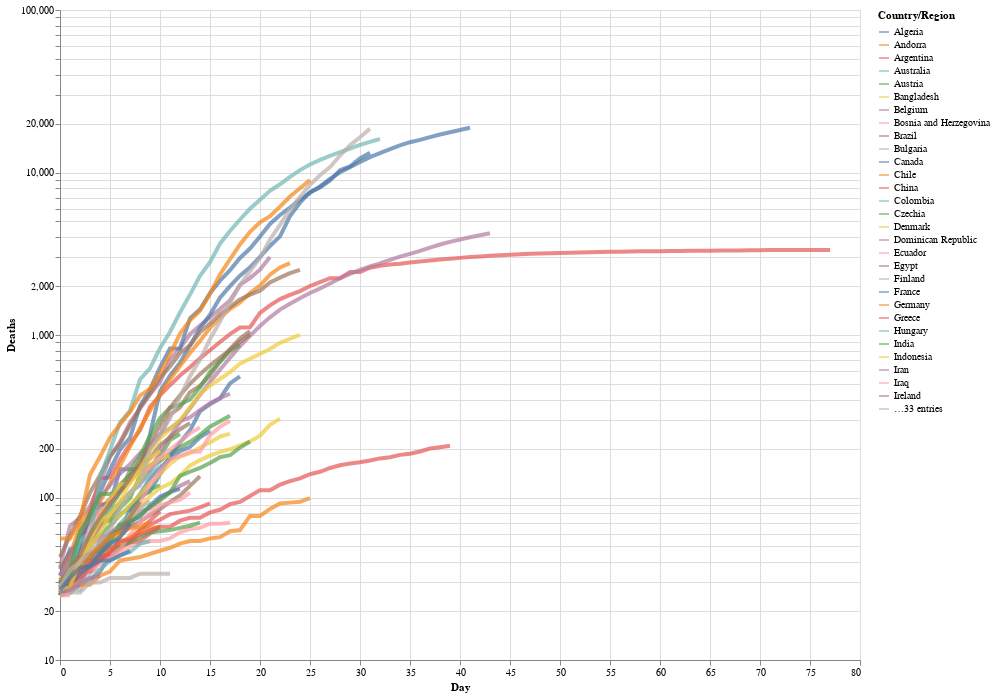

The code cell stored with this chart in its notebook:
### Markdown cell above
We can also add a log y-axis. To do this, The long-form, we express the types using the long-form `alt.X('Day',...)`, which is, in the words of the [Altair documentation](https://altair-viz.github.io/user_guide/encoding.html)
> useful when doing more fine-tuned adjustments to the encoding, such as binning, axis and scale properties, or more.

We'll also now add a hover tooltip so that, when we hover our cursor over any point on any of the lines, it will tell us the 'Country', the 'Day', and the number of 'Deaths'.

### Code cell
# altair plot 
alt.Chart(deaths_long).mark_line(strokeWidth=4, opacity=0.7).encode(
    x=alt.X('Day'),
    y=alt.Y('Deaths', scale=alt.Scale(type='log')),
    color='Country/Region',
    tooltip=['Country/Region', 'Day','Deaths']
).properties(
    width=800,
    height=650
)

### Figure 1 — Vega-Lite specification as saved in the notebook (floating-point values rounded to 4 significant figures; data arrays with more than 128 entries replaced by an {"elided": "..."} marker saying what was removed)
{"config": {"view": {"continuousWidth": 400, "continuousHeight": 300}}, "data": {"name": "data-551dd8cc8f349dafb17080fc48cbdd24"}, "mark": {"type": "line", "opacity": 0.7, "strokeWidth": 4}, "encoding": {"color": {"type": "nominal", "field": "Country/Region"}, "tooltip": [{"type": "nominal", "field": "Country/Region"}, {"type": "quantitative", "field": "Day"}, {"type": "quantitative", "field": "Deaths"}], "x": {"type": "quantitative", "field": "Day"}, "y": {"type": "quantitative", "field": "Deaths", "scale": {"type": "log"}}}, "height": 650, "width": 800, "$schema": "https://vega.github.io/schema/vega-lite/v4.8.1.json", "datasets": {"data-551dd8cc8f349dafb17080fc48cbdd24": {"elided": "4960 records"}}}
